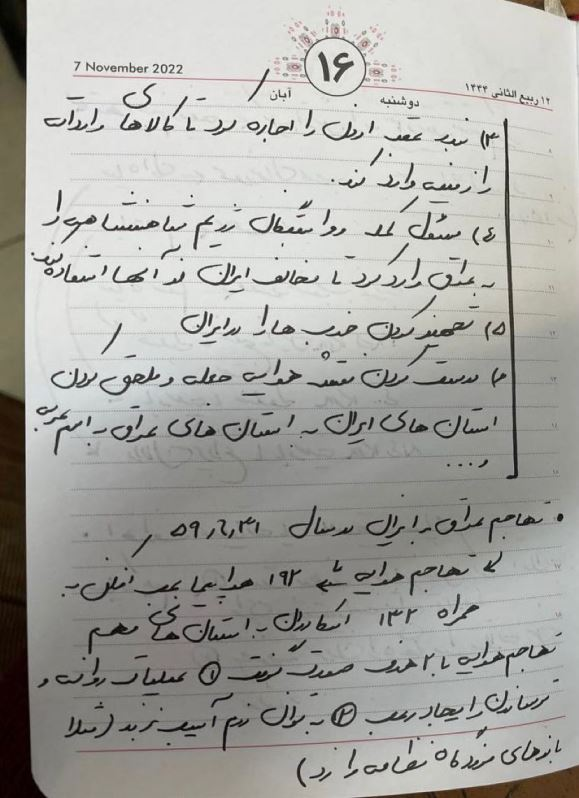
#> input picture 04th_session/images/jozveh_sample-01.jpg, 579 x 798 px
$ jupyter execute 21-Adaptive-thresholding.ipynb
#> lines starting #> are read from the running program, lines starting #| are printed output that depends on the picture; after the words box and inside, x2 and y2 are one past the last pixel; in counts of white or black regions, pixels touching at a corner belong together
[cell 1]
import cv2
import numpy as np
from matplotlib import pyplot as plt

image = cv2.imread('./images/jozveh_sample-01.jpg', 0)
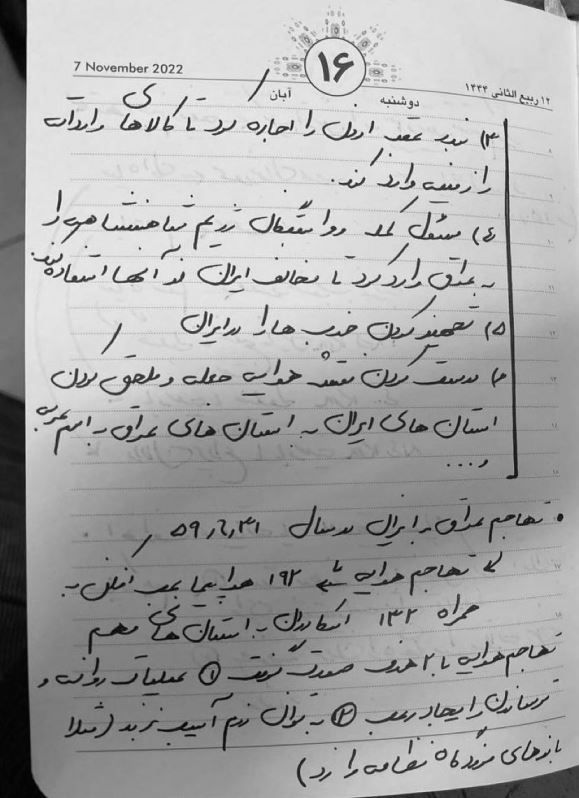
#> image: shape (798, 579); min 0, max 255, mean 167.7
noise_removed_image = cv2.medianBlur(image, 5)
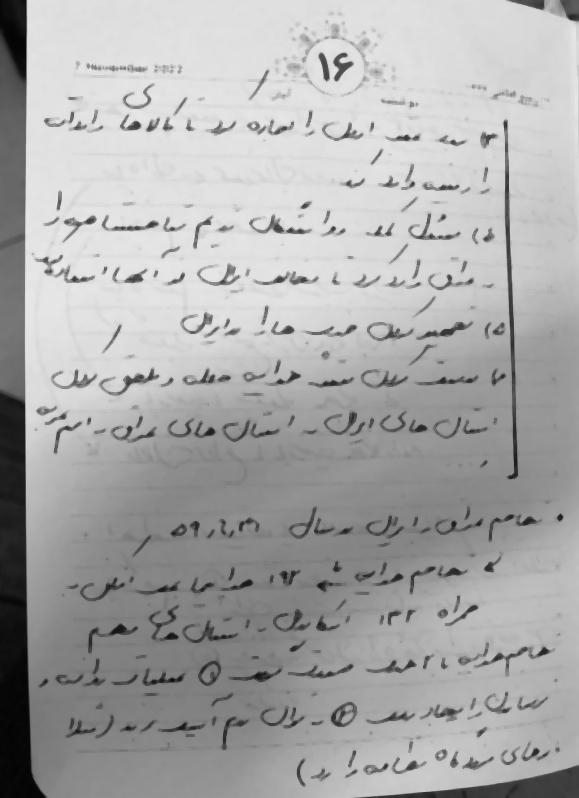
#> noise_removed_image: shape (798, 579); min 3, max 236, mean 170.1

_, output1 = cv2.threshold(image, 127, 255, cv2.THRESH_BINARY)
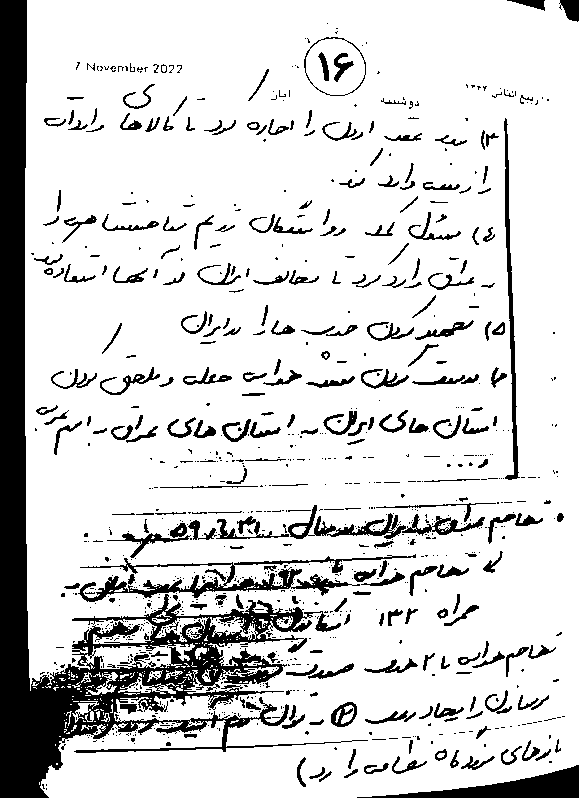
#> output1: shape (798, 579); 84% white; 974 black regions (709 under 20 px), largest, box (x1, y1, x2, y2) and area: (0, 0, 368, 798) 38774, (78, 554, 416, 602) 3257, (357, 765, 579, 798) 2775
output2 = cv2.adaptiveThreshold(image, 255, cv2.ADAPTIVE_THRESH_MEAN_C, cv2.THRESH_BINARY, 11, 2)
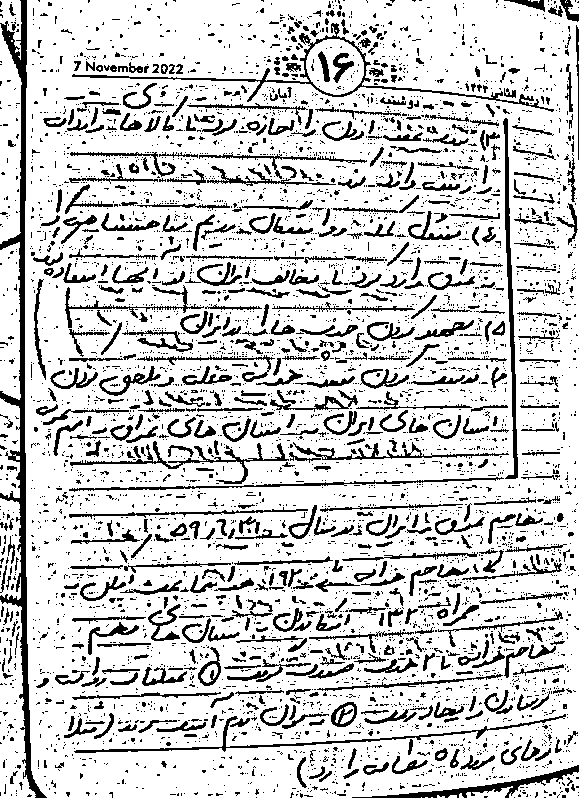
#> output2: shape (798, 579); 80.8% white; 5125 black regions (4456 under 20 px), largest, box (x1, y1, x2, y2) and area: (0, 0, 47, 798) 5634, (72, 23, 554, 112) 1813, (503, 118, 518, 479) 1499
output3 = cv2.adaptiveThreshold(image, 255, cv2.ADAPTIVE_THRESH_GAUSSIAN_C, cv2.THRESH_BINARY, 11, 2)
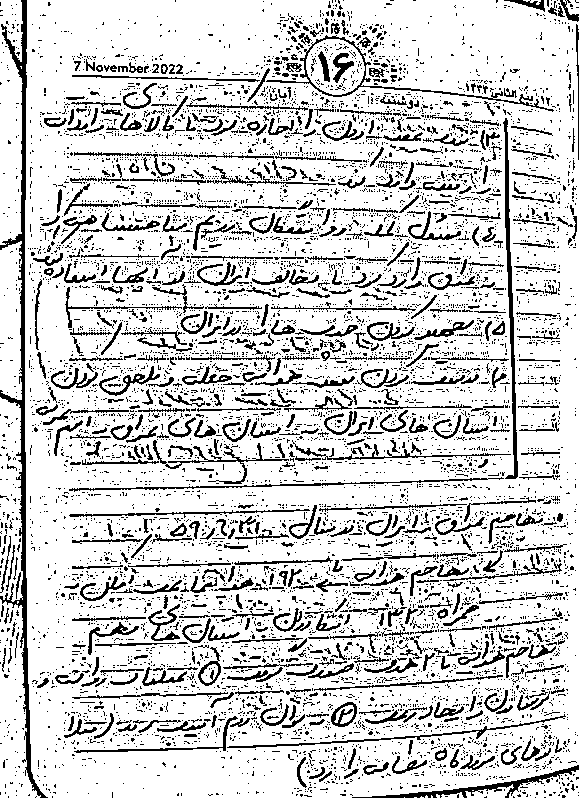
#> output3: shape (798, 579); 81.7% white; black in thin lines or dots

_, output4 = cv2.threshold(noise_removed_image, 127, 255, cv2.THRESH_BINARY)
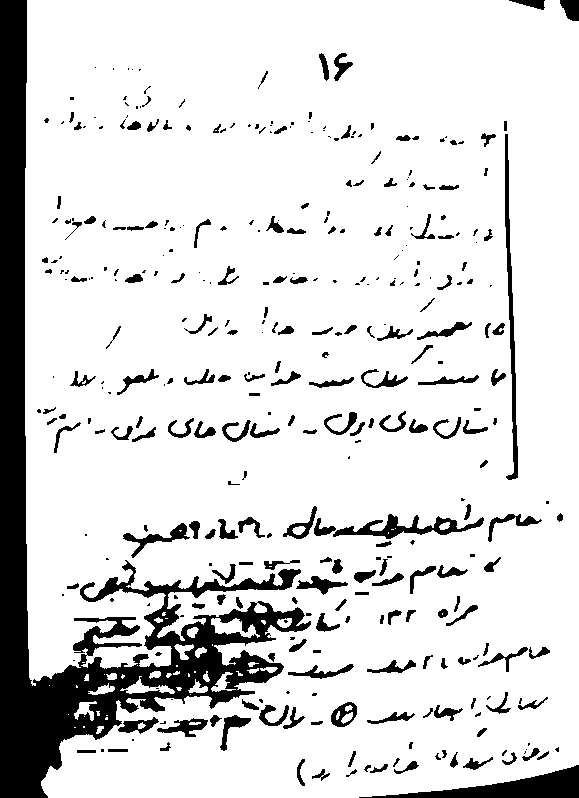
#> output4: shape (798, 579); 85.7% white; 360 black regions (158 under 20 px), largest, box (x1, y1, x2, y2) and area: (0, 0, 311, 798) 40079, (359, 765, 579, 798) 2773, (505, 134, 518, 480) 1430
output5 = cv2.adaptiveThreshold(noise_removed_image, 255, cv2.ADAPTIVE_THRESH_MEAN_C, cv2.THRESH_BINARY, 11, 2)
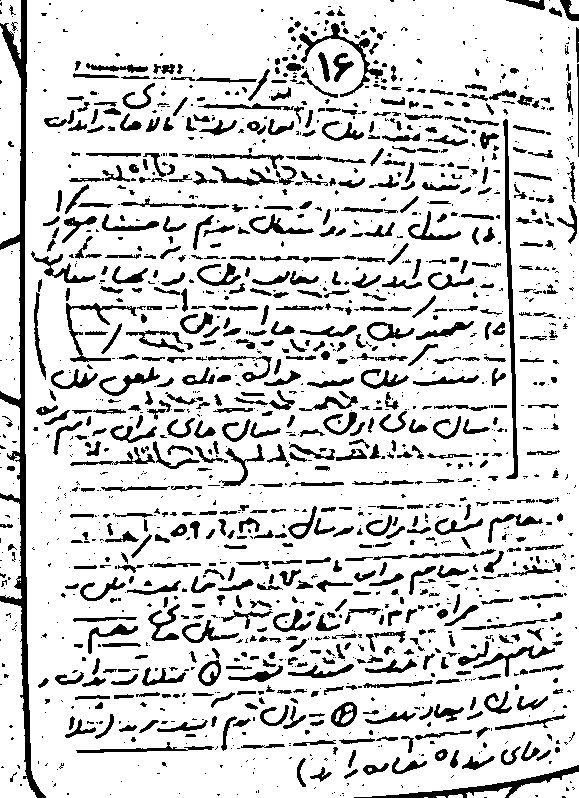
#> output5: shape (798, 579); 83.5% white; 1547 black regions (843 under 20 px), largest, box (x1, y1, x2, y2) and area: (0, 0, 46, 798) 5483, (503, 119, 518, 479) 1511, (354, 765, 579, 798) 1250
output6 = cv2.adaptiveThreshold(noise_removed_image, 255, cv2.ADAPTIVE_THRESH_GAUSSIAN_C, cv2.THRESH_BINARY, 11, 2)
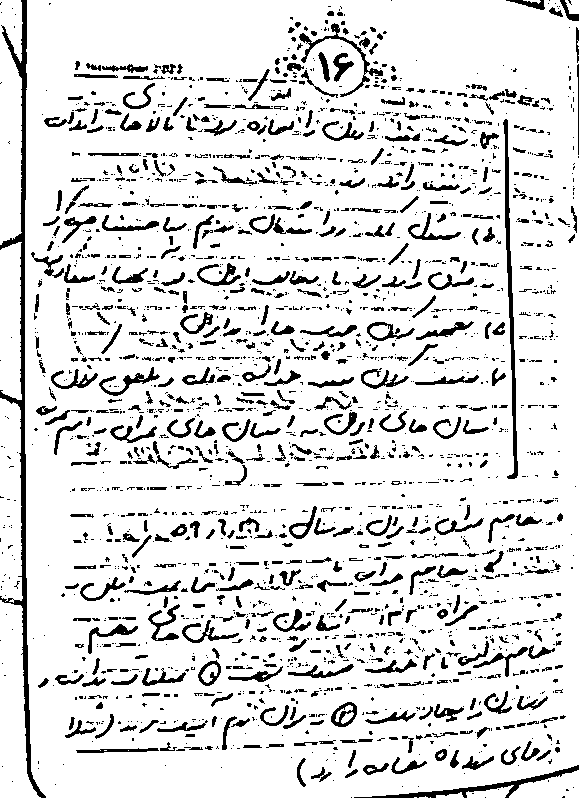
#> output6: shape (798, 579); 87.1% white; 2293 black regions (1683 under 20 px), largest, box (x1, y1, x2, y2) and area: (0, 0, 46, 798) 4183, (503, 119, 518, 479) 1433, (354, 765, 579, 798) 1037

plt.figure(figsize=[15,25])
plt.subplot(331);plt.imshow(image, cmap='gray');plt.title('Original')
plt.subplot(332);plt.imshow(noise_removed_image, cmap='gray');plt.title('Noise Removed')

plt.subplot(334);plt.imshow(output1, cmap='gray');plt.title('Global threshold (value = 127)')
plt.subplot(335);plt.imshow(output2, cmap='gray');plt.title('Adaptive Mean Thresholding')
plt.subplot(336);plt.imshow(output3, cmap='gray');plt.title('Adaptive Gaussian Thresholding')

plt.subplot(337);plt.imshow(output4, cmap='gray');plt.title('Global threshold + Noise Removal')
plt.subplot(338);plt.imshow(output5, cmap='gray');plt.title('Adaptive Mean Thresholding + Noise Removal')
plt.subplot(339);plt.imshow(output6, cmap='gray');plt.title('Adaptive Gaussian Thresholding + Noise Removal')

$ run again, with 04th_session/images/adad.jpg copied over 04th_session/images/jozveh_sample-01.jpg
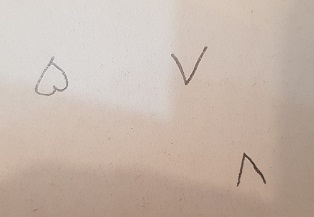
#> input picture 04th_session/images/adad.jpg, 314 x 217 px
#> `_, output1 = cv2.threshold(image, 127, 255, cv2.THRESH_BINARY)`:
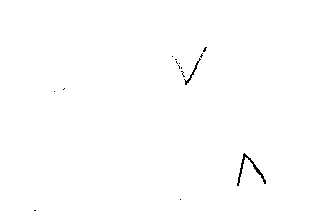
#> output1: shape (217, 314); 99.6% white; black in thin lines or dots, all inside (x1, y1, x2, y2) = (34, 47, 266, 211)
#> output2: shape (217, 314); 83.4% white; black in thin lines or dots
#> output3: shape (217, 314); 84.8% white; black in thin lines or dots
#> output4: shape (217, 314); 99.9% white; black in thin lines or dots, all inside (x1, y1, x2, y2) = (186, 80, 264, 180)
#> output5: shape (217, 314); 97.6% white; black in thin lines or dots
#> `output6 = cv2.adaptiveThreshold(noise_removed_image, 255, cv2.ADAPTIVE..`:
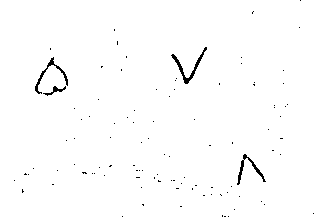
#> output6: shape (217, 314); 98.9% white; black in thin lines or dots
